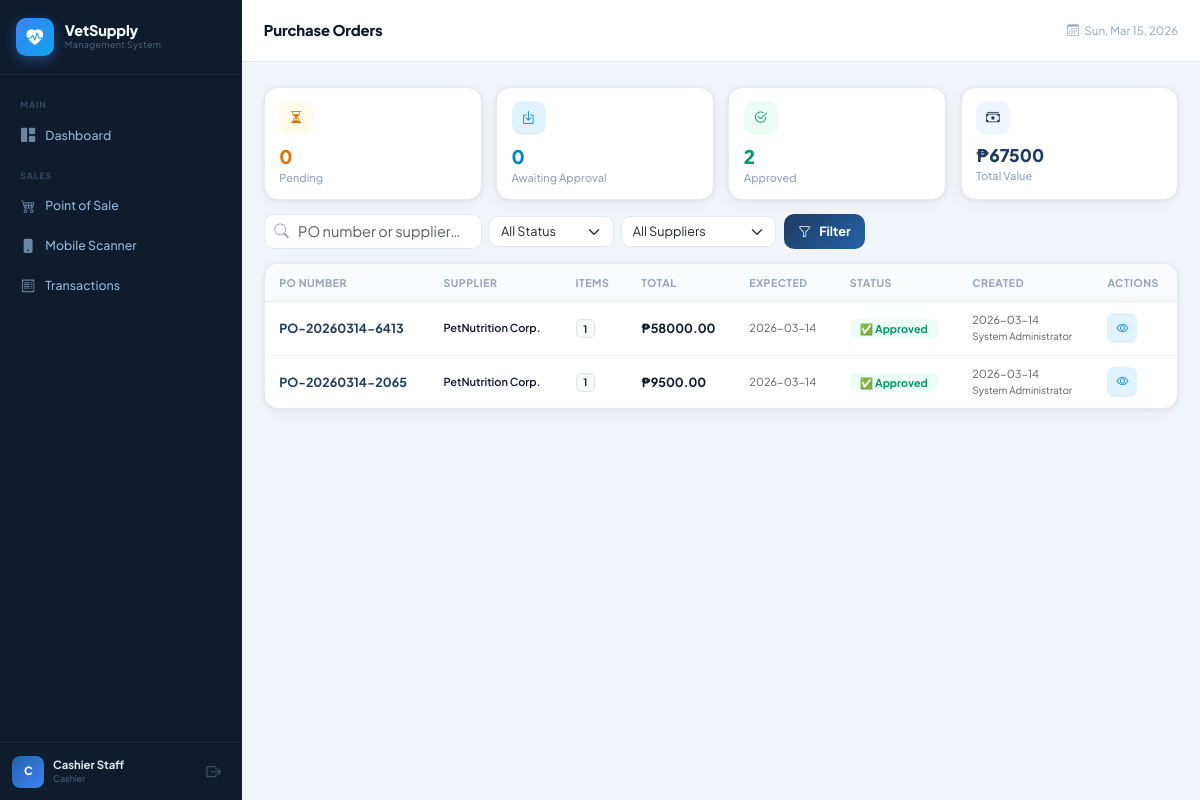
The app's page /purchase-orders (signed in) with its own data.
### tables this page shows
CREATE TABLE purchase_orders (
            po_id INTEGER PRIMARY KEY AUTOINCREMENT,
            po_number TEXT UNIQUE NOT NULL,
            supplier_id INTEGER NOT NULL,
            created_by INTEGER NOT NULL,
            approved_by INTEGER,
            status TEXT NOT NULL DEFAULT 'pending'
                CHECK(status IN ('pending','partial','arrived','approved','cancelled')),
            expected_date DATE,
            arrived_date DATE,
            notes TEXT,
            total_amount REAL DEFAULT 0,
            created_at TIMESTAMP DEFAULT CURRENT_TIMESTAMP,
            updated_at TIMESTAMP DEFAULT CURRENT_TIMESTAMP,
            FOREIGN KEY (supplier_id) REFERENCES suppliers(supplier_id),
            FOREIGN KEY (created_by) REFERENCES users(user_id),
            FOREIGN KEY (approved_by) REFERENCES users(user_id)
        );

CREATE TABLE suppliers (
            supplier_id INTEGER PRIMARY KEY AUTOINCREMENT,
            name TEXT NOT NULL,
            contact_person TEXT,
            phone TEXT,
            email TEXT,
            address TEXT,
            notes TEXT,
            is_active INTEGER DEFAULT 1,
            created_at TIMESTAMP DEFAULT CURRENT_TIMESTAMP
        );

CREATE TABLE users (
            user_id INTEGER PRIMARY KEY AUTOINCREMENT,
            username TEXT UNIQUE NOT NULL,
            password TEXT NOT NULL,
            full_name TEXT NOT NULL,
            role TEXT NOT NULL CHECK(role IN ('admin','inventory_manager','cashier')),
            email TEXT,
            phone TEXT,
            is_active INTEGER DEFAULT 1,
            created_at TIMESTAMP DEFAULT CURRENT_TIMESTAMP,
            last_login TIMESTAMP
        );

### routes/po_routes.py (the view)
@po_bp.route('/purchase-orders')
@login_required
def index():
    conn = get_db()
    status_filter = request.args.get('status', '')
    supplier_filter = request.args.get('supplier', '')
    search = request.args.get('search', '')
    q = """SELECT po.*, s.name as supplier_name,
               u.full_name as created_by_name,
               (SELECT COUNT(*) FROM purchase_order_items WHERE po_id=po.po_id) as item_count
           FROM purchase_orders po
           JOIN suppliers s ON po.supplier_id=s.supplier_id
           JOIN users u ON po.created_by=u.user_id
           WHERE 1=1"""
    params = []
    if status_filter:
        q += " AND po.status=?"; params.append(status_filter)
    if supplier_filter:
        q += " AND po.supplier_id=?"; params.append(supplier_filter)
    if search:
        q += " AND (po.po_number LIKE ? OR s.name LIKE ?)"; params += [f'%{search}%']*2
    q += " ORDER BY po.created_at DESC"
    orders = conn.execute(q, params).fetchall()
    suppliers = conn.execute("SELECT * FROM suppliers WHERE is_active=1 ORDER BY name").fetchall()
    products  = [dict(r) for r in conn.execute("""SELECT product_id, product_name, unit, cost_price
                                FROM products WHERE is_active=1 ORDER BY product_name""").fetchall()]
    stats = {
        'pending':  conn.execute("SELECT COUNT(*) FROM purchase_orders WHERE status='pending'").fetchone()[0],
        'arrived':  conn.execute("SELECT COUNT(*) FROM purchase_orders WHERE status='arrived'").fetchone()[0],
        'approved': conn.execute("SELECT COUNT(*) FROM purchase_orders WHERE status='approved'").fetchone()[0],
        'total_value': conn.execute("SELECT COALESCE(SUM(total_amount),0) FROM purchase_orders WHERE status!='cancelled'").fetchone()[0],
    }
    conn.close()
    return render_template('purchase_orders.html',
        orders=orders, suppliers=suppliers, products=products,
        stats=stats, status_filter=status_filter,
        supplier_filter=supplier_filter, search=search)

### app.py (called while the page is built)
@app.context_processor
def inject_globals():
    return {'today': _date.today()}

### database/db.py (called while the page is built)
def get_db():
    os.makedirs(os.path.dirname(DB_PATH), exist_ok=True)
    conn = sqlite3.connect(DB_PATH)
    conn.row_factory = sqlite3.Row
    conn.execute("PRAGMA foreign_keys = ON")
    return conn

### routes/po_routes.py (called while the page is built)
def login_required(f):
    @wraps(f)
    def d(*a, **kw):
        if 'user_id' not in session:
            return redirect(url_for('auth.login'))
        return f(*a, **kw)
    return d

### templates/purchase_orders.html (shortened to what this page needs)
{% extends "base.html" %}
{% block page_title %}Purchase Orders{% endblock %}
{% block content %}
<div class="stats-row mb-3" style="grid-template-columns:repeat(4,1fr)">
  <div class="stat-card stat-warning" style="padding:.85rem 1rem">
    <div class="stat-icon" style="width:34px;height:34px;font-size:.95rem"><i class="bi bi-hourglass-split"></i></div>
    <div class="stat-body"><div class="stat-value" style="font-size:1.3rem">{{ stats.pending }}</div><div class="stat-label">Pending</div></div>
  </div>
  <div class="stat-card stat-info" style="padding:.85rem 1rem">
    <div class="stat-icon" style="width:34px;height:34px;font-size:.95rem"><i class="bi bi-box-arrow-in-down"></i></div>
    <div class="stat-body"><div class="stat-value" style="font-size:1.3rem">{{ stats.arrived }}</div><div class="stat-label">Awaiting Approval</div></div>
  </div>
  <div class="stat-card stat-success" style="padding:.85rem 1rem">
    <div class="stat-icon" style="width:34px;height:34px;font-size:.95rem"><i class="bi bi-check2-circle"></i></div>
    <div class="stat-body"><div class="stat-value" style="font-size:1.3rem">{{ stats.approved }}</div><div class="stat-label">Approved</div></div>
  </div>
  <div class="stat-card stat-primary" style="padding:.85rem 1rem">
    <div class="stat-icon" style="width:34px;height:34px;font-size:.95rem"><i class="bi bi-cash-stack"></i></div>
    <div class="stat-body"><div class="stat-value" style="font-size:1.2rem">₱{{ "%.0f"|format(stats.total_value) }}</div><div class="stat-label">Total Value</div></div>
  </div>
</div>
<div class="page-actions-bar mb-3">
  <form method="GET" class="d-flex gap-2 flex-wrap align-items-center">
    <div style="position:relative">
      <input type="text" name="search" class="form-control" style="padding-left:2.3rem;border:1.5px solid #e2e8f0;border-radius:9px;min-width:200px" placeholder="PO number or supplier…" value="{{ search }}">
    </div>
    <select name="status" class="form-select" style="border:1.5px solid #e2e8f0;border-radius:9px;width:auto;font-size:.875rem">
      <option value="">All Status</option>
    </select>
    <select name="supplier" class="form-select" style="border:1.5px solid #e2e8f0;border-radius:9px;width:auto;font-size:.875rem">
      <option value="">All Suppliers</option>
    </select>
    <button type="submit" class="btn-vsms"><i class="bi bi-funnel me-1"></i>Filter</button>
  </form>
</div>
<div class="table-card">
  <div class="table-responsive">
    <table class="vsms-table">
      <thead>
        <tr><th>PO Number</th><th>Supplier</th><th>Items</th><th>Total</th><th>Expected</th><th>Status</th><th>Created</th><th>Actions</th></tr>
      </thead>
      <tbody>
        {% for po in orders %}
        <tr>
          <td><a href="{{ url_for('purchase_orders.detail', po_id=po.po_id) }}" class="fw-700" style="color:var(--primary);text-decoration:none">{{ po.po_number }}</a></td>
          <td class="fw-600 small">{{ po.supplier_name }}</td>
          <td><span class="badge bg-light text-dark border" style="font-size:.7rem">{{ po.item_count }}</span></td>
          <td class="fw-700">₱{{ "%.2f"|format(po.total_amount) }}</td>
          <td class="text-muted small">{{ po.expected_date or '—' }}</td>
          <td>
            <span class="po-status po-{{ po.status }}">
              {% if po.status=='pending' %}⏳ Pending
              {% elif po.status=='partial' %}📦 Partial
              {% elif po.status=='arrived' %}🚚 Arrived
              {% elif po.status=='approved' %}✅ Approved
              {% else %}❌ Rejected{% endif %}
            </span>
          </td>
          <td class="text-muted small">{{ po.created_at[:10] }}<br><span style="font-size:.68rem">{{ po.created_by_name }}</span></td>
          <td>
            <div class="action-btns">
              <a href="{{ url_for('purchase_orders.detail', po_id=po.po_id) }}" class="btn-icon btn-view" title="View detail"><i class="bi bi-eye"></i></a>
            </div>
          </td>
        </tr>
        {% else %}
        <tr><td colspan="8" class="text-center py-5"><div class="empty-state"><i class="bi bi-file-earmark-text"></i><p>No purchase orders yet</p></div></td></tr>
        {% endfor %}
      </tbody>
    </table>
  </div>
</div>
{% endblock %}

### static/css/style.css (style rules this page uses)
:root { --primary: #1e3a5f; --primary-mid: #2563a8; --primary-light: #3b82f6; --primary-soft: #eff6ff; --accent: #0ea5e9; --accent-soft: #e0f2fe; --sidebar-bg: #0f1c2e; --sidebar-text: #94b4d4; --sidebar-width: 242px; --topbar-height: 62px; --page-bg: #f1f5f9; --card-bg: #ffffff; --card-border: #e2e8f0; --card-shadow: 0 1px 4px rgba(15,28,46,.07), 0 4px 20px rgba(15,28,46,.04); --text-main: #0f172a; --text-sub: #475569; --text-muted: #94a3b8; --success: #059669; --success-soft:#ecfdf5; --warning: #d97706; --warning-soft:#fffbeb; --danger: #dc2626; --danger-soft: #fef2f2; --info: #0284c7; --info-soft: #e0f2fe; --purple: #7c3aed; --purple-soft: #f5f3ff; --radius: 14px; --radius-sm: 9px; --font: 'Plus Jakarta Sans', sans-serif; --font-mono: 'IBM Plex Mono', monospace; }
*, *::before, *::after { box-sizing: border-box; margin: 0; padding: 0; }
html, body { font-family: var(--font); background: var(--page-bg); color: var(--text-main); font-size: 14.5px; min-height: 100vh; -webkit-font-smoothing: antialiased; }
.page-actions-bar { display: flex; justify-content: space-between; align-items: center; gap: 1rem; margin-bottom: 1.2rem; flex-wrap: wrap; }
.btn-vsms { background: linear-gradient(135deg, var(--primary), var(--primary-mid)); color: #fff; border: none; border-radius: 10px; padding: .52rem 1rem; font-size: .875rem; font-weight: 700; cursor: pointer; display: inline-flex; align-items: center; gap: .32rem; text-decoration: none; transition: all .18s; white-space: nowrap; font-family: var(--font); }
.btn-icon { width: 30px; height: 30px; display: inline-flex; align-items: center; justify-content: center; border-radius: 7px; border: none; cursor: pointer; font-size: .83rem; transition: all .14s; }
.btn-view { background: var(--info-soft); color: var(--info); }
.action-btns { display: flex; gap: 4px; }
.table-card, .chart-card { background: var(--card-bg); border-radius: var(--radius); border: 1px solid var(--card-border); box-shadow: var(--card-shadow); overflow: hidden; }
.stats-row { display: grid; grid-template-columns: repeat(auto-fill,minmax(180px,1fr)); gap: 1rem; margin-bottom: 1.2rem; }
.stat-card { background: var(--card-bg); border-radius: var(--radius); padding: 1.1rem 1.1rem .9rem; border: 1px solid var(--card-border); box-shadow: var(--card-shadow); display: flex; flex-direction: column; position: relative; overflow: hidden; transition: transform .18s, box-shadow .18s; }
.stat-icon { width: 40px; height: 40px; border-radius: 10px; display: flex; align-items: center; justify-content: center; font-size: 1.12rem; margin-bottom: .8rem; }
.stat-value { font-family: var(--font); font-size: 1.48rem; font-weight: 800; line-height: 1.1; margin-bottom: .2rem; }
.stat-label { font-size: .76rem; color: var(--text-muted); font-weight: 500; }
.stat-primary .stat-icon { background: var(--primary-soft); color: var(--primary); }
.stat-primary .stat-value { color: var(--primary); }
.stat-success .stat-icon { background: var(--success-soft); color: var(--success); }
.stat-success .stat-value { color: var(--success); }
.stat-warning .stat-icon { background: var(--warning-soft); color: var(--warning); }
.stat-warning .stat-value { color: var(--warning); }
.stat-info .stat-icon { background: var(--info-soft); color: var(--info); }
.stat-info .stat-value { color: var(--info); }
.vsms-table { width: 100%; border-collapse: collapse; font-size: .865rem; }
.vsms-table thead tr { background: #f8fafc; border-bottom: 1px solid var(--card-border); }
.vsms-table th { padding: .72rem 1rem; font-weight: 700; color: var(--text-muted); font-size: .73rem; text-transform: uppercase; letter-spacing: .045em; white-space: nowrap; }
.vsms-table td { padding: .68rem 1rem; border-bottom: 1px solid #f1f5f9; vertical-align: middle; }
.vsms-table tbody tr:last-child td { border-bottom: none; }
.fw-600 { font-weight:600 }
.fw-700 { font-weight:700 }
.po-status { border-radius: 7px; padding: 3px 10px; font-size: .74rem; font-weight: 700; white-space: nowrap; }
.po-approved { background: var(--success-soft); color: var(--success); }

### records on screen
purchase_orders: po_number "PO-20260314-6413", supplier_name "PetNutrition Corp.", item_count "1", total_amount "58000.00", expected_date "2026-03-14", status "✅ Approved", created_at "2026-03-14", created_by_name "System Administrator"
purchase_orders: po_number "PO-20260314-2065", supplier_name "PetNutrition Corp.", item_count "1", total_amount "9500.00", expected_date "2026-03-14", status "✅ Approved", created_at "2026-03-14", created_by_name "System Administrator"

### other values on screen
{{ session.full_name[0] | upper }} "C"
{{ session.full_name }} "Cashier Staff"
{{ session.role | replace('_', ' ') | title }} "Cashier"
{{ stats.pending }} "0"
{{ stats.arrived }} "0"
{{ stats.approved }} "2"
{{ "%.0f"|format(stats.total_value) }} "67500"
